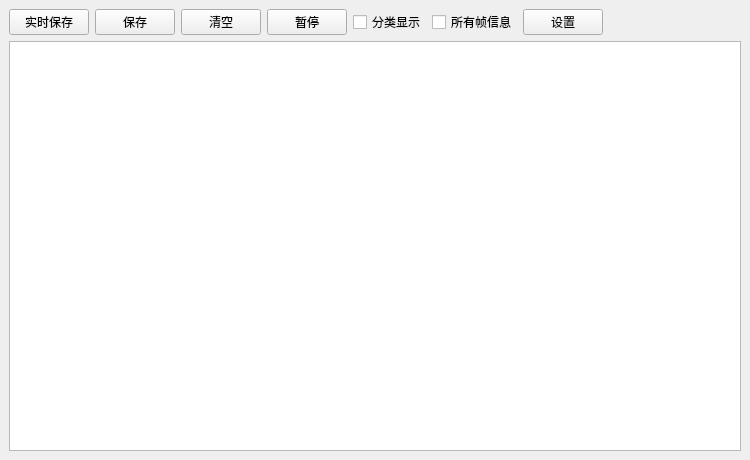
<?xml version="1.0" encoding="UTF-8"?>
<ui version="4.0">
 <class>CanViewDockWidget</class>
 <widget class="QDockWidget" name="CanViewDockWidget">
  <property name="geometry">
   <rect>
    <x>0</x>
    <y>0</y>
    <width>750</width>
    <height>460</height>
   </rect>
  </property>
  <property name="windowTitle">
   <string>CAN视图</string>
  </property>
  <widget class="QWidget" name="dockWidgetContents">
   <layout class="QVBoxLayout" name="verticalLayout">
    <item>
     <layout class="QHBoxLayout" name="horizontalLayout">
      <item>
       <widget class="QPushButton" name="pushButton">
        <property name="text">
         <string>实时保存</string>
        </property>
       </widget>
      </item>
      <item>
       <widget class="QPushButton" name="pushButton_2">
        <property name="text">
         <string>保存</string>
        </property>
       </widget>
      </item>
      <item>
       <widget class="QPushButton" name="pushButton_3">
        <property name="text">
         <string>清空</string>
        </property>
       </widget>
      </item>
      <item>
       <widget class="QPushButton" name="pushButton_4">
        <property name="text">
         <string>暂停</string>
        </property>
       </widget>
      </item>
      <item>
       <widget class="QCheckBox" name="checkBox">
        <property name="text">
         <string>分类显示</string>
        </property>
       </widget>
      </item>
      <item>
       <widget class="QCheckBox" name="checkBox_2">
        <property name="text">
         <string>所有帧信息</string>
        </property>
       </widget>
      </item>
      <item>
       <widget class="QPushButton" name="pushButton_5">
        <property name="text">
         <string>设置</string>
        </property>
       </widget>
      </item>
      <item>
       <spacer name="horizontalSpacer">
        <property name="orientation">
         <enum>Qt::Horizontal</enum>
        </property>
        <property name="sizeHint" stdset="0">
         <size>
          <width>40</width>
          <height>20</height>
         </size>
        </property>
       </spacer>
      </item>
     </layout>
    </item>
    <item>
     <widget class="QListView" name="listView"/>
    </item>
   </layout>
  </widget>
 </widget>
 <resources/>
 <connections/>
</ui>
